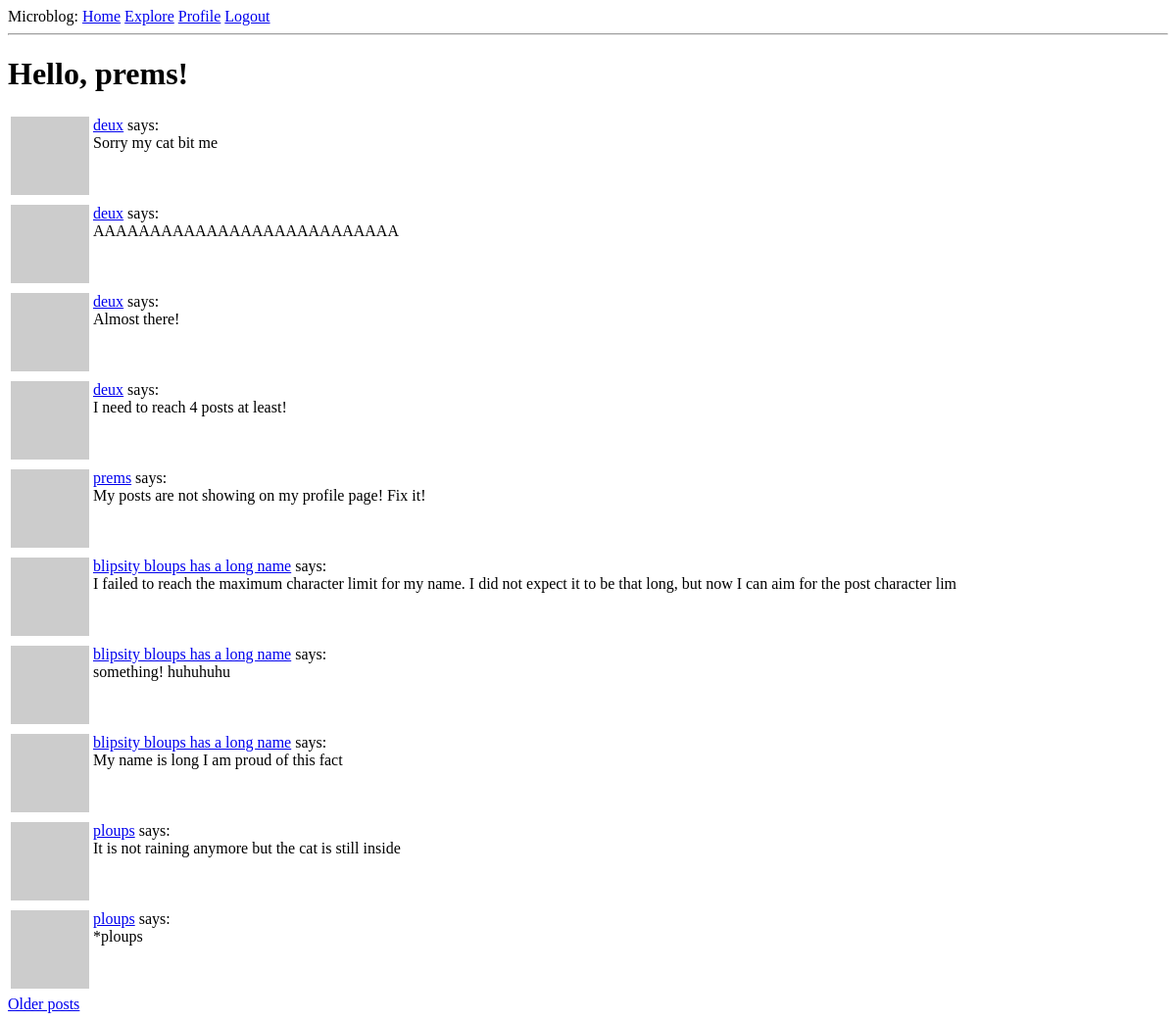
The page /explore (signed in) on the database as committed earlier.
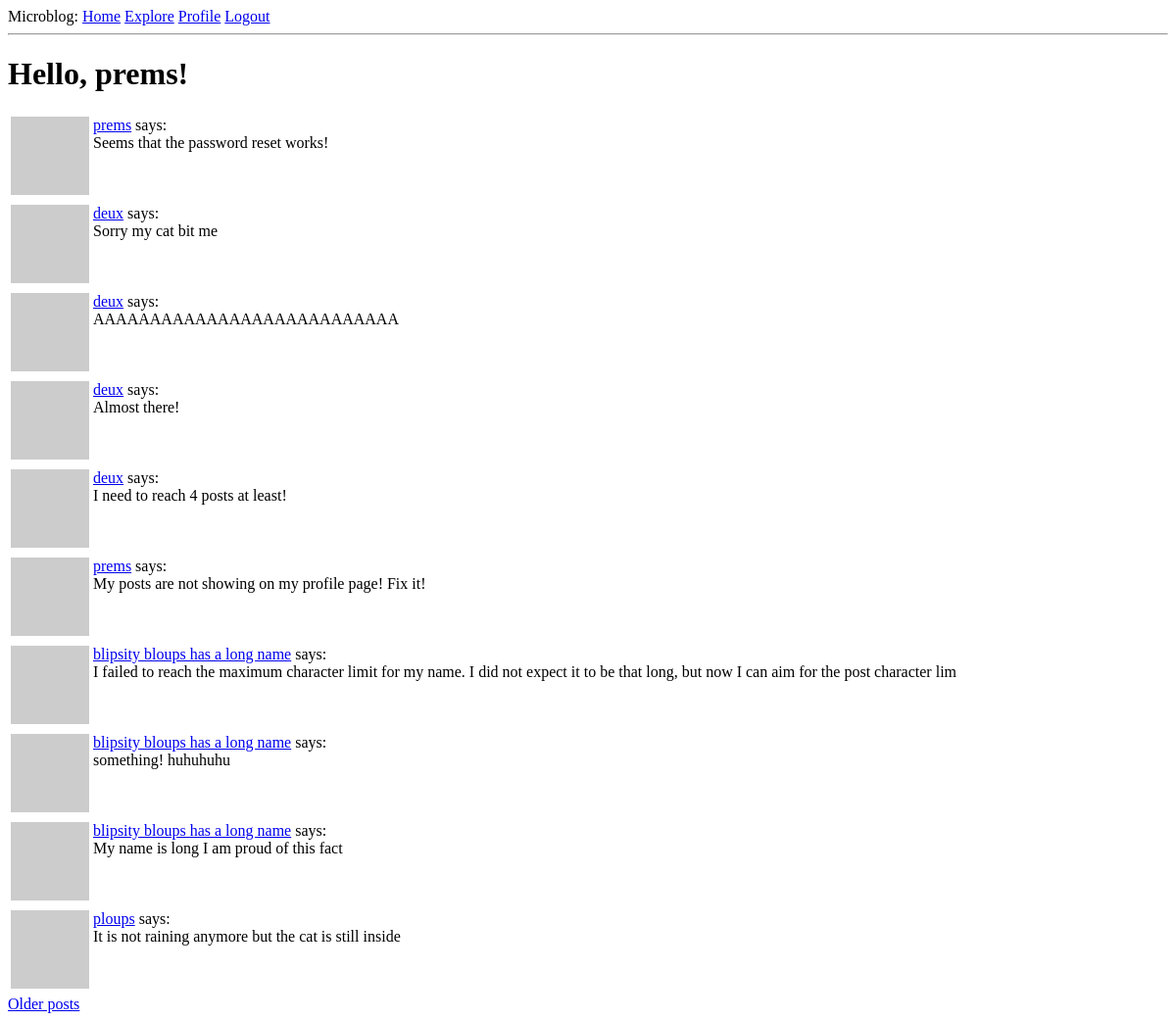
The same page on the database as committed later.
### app/models.py (models this page shows, shortened)
class Post(db.Model):
    id: so.Mapped[int] = so.mapped_column(primary_key=True)
    body: so.Mapped[str] = so.mapped_column(sa.String(140))
    timestamp: so.Mapped[datetime] = so.mapped_column(
        index=True, default=lambda: datetime.now(timezone.utc)
    )
    user_id: so.Mapped[int] = so.mapped_column(sa.ForeignKey(User.id), index=True)
    author: so.Mapped[User] = so.relationship(back_populates="posts")

class User(UserMixin, db.Model):
    id: so.Mapped[int] = so.mapped_column(primary_key=True)
    username: so.Mapped[str] = so.mapped_column(sa.String(64), index=True, unique=True)
    email: so.Mapped[str] = so.mapped_column(sa.String(120), index=True, unique=True)
    password_hash: so.Mapped[Optional[str]] = so.mapped_column(sa.String(256))
    posts: so.WriteOnlyMapped["Post"] = so.relationship(back_populates="author")
    about_me: so.Mapped[Optional[str]] = so.mapped_column(sa.String(140))
    last_seen: so.Mapped[Optional[datetime]] = so.mapped_column(
        default=lambda: datetime.now(timezone.utc)
    )
    following: so.WriteOnlyMapped["User"] = so.relationship(
        secondary=followers,
        primaryjoin=(followers.c.follower_id == id),
        secondaryjoin=(followers.c.followed_id == id),
        back_populates="followers",
    )
    followers: so.WriteOnlyMapped["User"] = so.relationship(
        secondary=followers,
        primaryjoin=(followers.c.followed_id == id),
        secondaryjoin=(followers.c.follower_id == id),
        back_populates="following",
    )
    def avatar(self, size):
        digest = md5(self.email.lower().encode("utf-8")).hexdigest()
        return f"https://www.gravatar.com/avatar/{digest}?d=identicon&s={size}"

### app/routes.py (the view)
@app.route("/explore")
@login_required
def explore():
    page = request.args.get("page", 1, int)
    query = sa.select(Post).order_by(Post.timestamp.desc())
    posts = db.paginate(
        query, page=page, per_page=app.config["POSTS_PER_PAGE"], error_out=False
    )
    prev_url = url_for("explore", page=posts.prev_num) if posts.has_prev else None
    next_url = url_for("explore", page=posts.next_num) if posts.has_next else None
    return render_template(
        "index.html", title="Explore", posts=posts, prev_url=prev_url, next_url=next_url
    )

### app/models.py (called while the page is built)
@login.user_loader
def load_user(id):
    return db.session.get(User, int(id))

### app/routes.py (called while the page is built)
@app.before_request
def before_request():
    if current_user.is_authenticated:
        current_user.last_seen = datetime.now(timezone.utc)
        db.session.commit()

### app/templates/index.html (shortened to what this page needs)
{% extends 'base.html' %}
{% block content %}
<h1>Hello, {{ current_user.username }}!</h1>
{% for post in posts %}
{% include '_post.html' %}
{% endfor %}
{% if next_url %}
<a href="{{ next_url }}">Older posts</a>
{% endif %}
{% endblock %}

### app/templates/_post.html
<table>
    <tr valign="top">
        <td><img src="{{ post.author.avatar(36) }}"></td>
        <td><a href="{{ url_for('user', username=post.author.username) }}">{{ post.author.username }}</a> says:<br>
            {{ post.body }}</td>
    </tr>
</table>

Rows that differ between the two databases and show on the page:
no longer on this page (row unchanged): Post: author.username "ploups", body "*ploups"
added Post: author.username "prems", body "Seems that the password reset works!"
